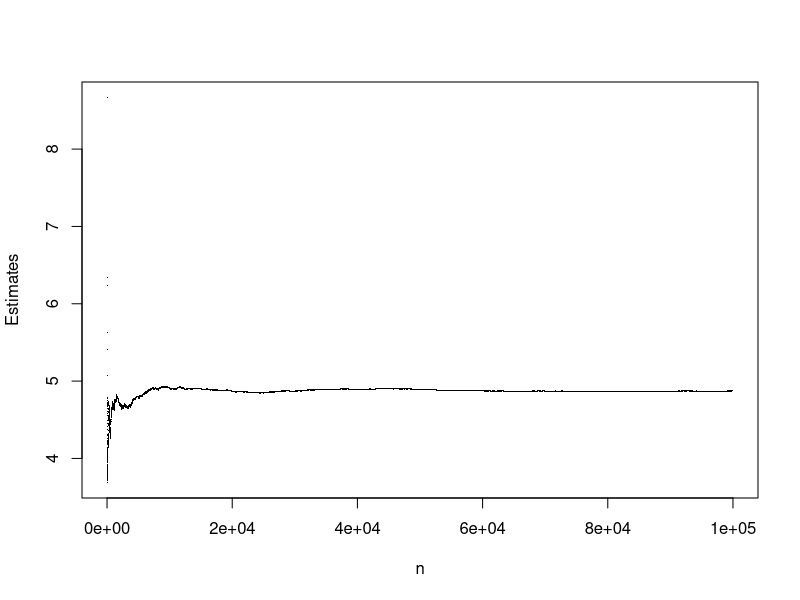

The R source for this figure:
## ---- chunk 1
#-----------------------------------------------------------
# Function: estInt1(n) 
#           - (Function to estimate given definite integral)
# Input   : n
#           - (The nr. of paris of (U_1, U_2) to generate)
# Output  : est
#           - (The estimate of the definite integal)
#-----------------------------------------------------------
estInt1 <- function(n) {          
  storeVal1 <- c()
  for(i in 1:n){
    U1 <- runif(1)                    
    U2 <- runif(1)
    evalFun <- exp((U1 + U2)^2)        #Evaluate given function.
    storeVal1 <- c(evalFun, storeVal1) #Store function evaluation. 
  }
  est <- sum(storeVal1)/n              #Calculate estimate.
  return(est)
}
estInt1(100000)
## ---- chunk 2
#-----------------------------------------------------------
# Function: estInt2(n) 
#           - (Function to estimate given definite integral)
# Input   : n
#           - (The nr. of paris of (U_1, U_2) to generate)
# Output  : mat
#           - (A matrix of corresponding pairs of estimates
#              and estimate nr.)
#-----------------------------------------------------------
estInt2 <- function(n) {          
  storeVal1 <- c()
  storeVal2 <- c()
  storeVal3 <- c()
  for(i in 1:n){
    U1 <- runif(1)                    
    U2 <- runif(1)
    evalFun <- exp((U1 + U2)^2)        #Evaluate given function.
    storeVal1 <- c(evalFun, storeVal1) #Store function evaluation. 
    est <- sum(storeVal1)/i            #Calculate estimate for each i.
    storeVal3 <- c(i, storeVal3)       #Store each i for plotting purposes.
    storeVal2 <- c(est, storeVal2)     #Store each estimate for plotting purposes.
  }
  mat <- matrix(c(storeVal3, storeVal2), nrow=length(storeVal1))
  return(mat)
}
maxSim <- 100000
tmp <- estInt2(maxSim)
plot(tmp, xlim=c(0, maxSim), ylim=c(min(tmp[,2]), max(tmp[,2])),
     xlab="n", ylab="Estimates", pch=".")
